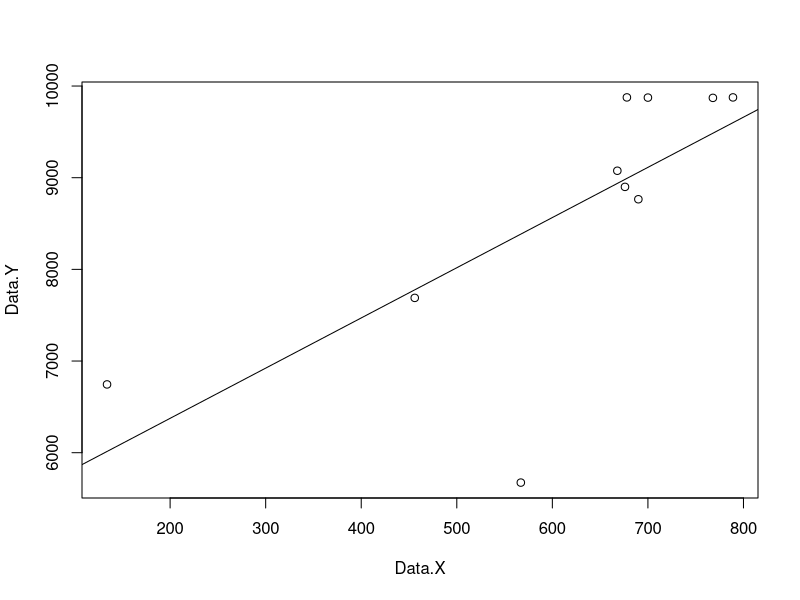

Here is the R script that generated this plot:
# ============================================================
# ANALISIS REGRESI MENGGUNAKAN FUNGSI R
# ============================================================

# ------------------------------------------------------------
# 1. MEMASUKKAN DATA
# ------------------------------------------------------------

# Data X = Luas panen
Data.X<-c(676,456,134,789,768,567,668,690,700,678)

# Data Y = Jumlah produksi
Data.Y<-c(8900,7689,6745,9876,9871,5674,9076,8765,9874,9876)

# Menggabungkan Data X dan Data Y menjadi data frame
Dat.Gab<-as.data.frame(cbind(Data.X,Data.Y))

# Menampilkan data
Dat.Gab

# ------------------------------------------------------------
# 2. KORELASI
# ------------------------------------------------------------

# cor() digunakan untuk menghitung korelasi Pearson
#
# Hasilnya seharusnya sama dengan korelasi manual:
# korxy
korxy.2<-cor(Dat.Gab[,1],Dat.Gab[,2])

# Menampilkan hasil korelasi
korxy.2


# ------------------------------------------------------------
# 3. MEMBUAT MODEL REGRESI
# ------------------------------------------------------------

# lm() digunakan untuk membuat model regresi linear
#
# Data.Y = variabel Y
# Data.X = variabel X
#
# Bentuk model:
# Y = b0 + b1X
RLS<-lm(Data.Y~Data.X, data = Dat.Gab)


# ------------------------------------------------------------
# 4. MELIHAT HASIL ANALISIS REGRESI
# ------------------------------------------------------------

# summary() menampilkan hasil analisis regresi secara lengkap
summary(RLS)


# ------------------------------------------------------------
# 5. MELIHAT KOEFISIEN REGRESI
# ------------------------------------------------------------

# coef() digunakan untuk mengambil nilai:
# b0 = intercept
# b1 = koefisien regresi
coef(RLS)


# ------------------------------------------------------------
# 6. MELIHAT INTERVAL KEPERCAYAAN
# ------------------------------------------------------------

# confint() digunakan untuk menghitung
# interval kepercayaan koefisien regresi
confint(RLS)


# ------------------------------------------------------------
# 7. NILAI PREDIKSI
# ------------------------------------------------------------

# fitted() digunakan untuk mendapatkan nilai Y prediksi
fitted(RLS)


# ------------------------------------------------------------
# 8. RESIDUAL
# ------------------------------------------------------------

# resid() digunakan untuk mendapatkan residual
#
# Residual = Y aktual - Y prediksi
resid(RLS)


# ------------------------------------------------------------
# 9. TABEL ANOVA
# ------------------------------------------------------------

# anova() digunakan untuk menghasilkan tabel ANOVA
# berdasarkan model regresi
 


# ------------------------------------------------------------
# 10. SCATTER PLOT DAN GARIS REGRESI
# ------------------------------------------------------------

# Membuat scatter plot
plot(Data.X, Data.Y)

# Menambahkan garis regresi
abline(RLS)
